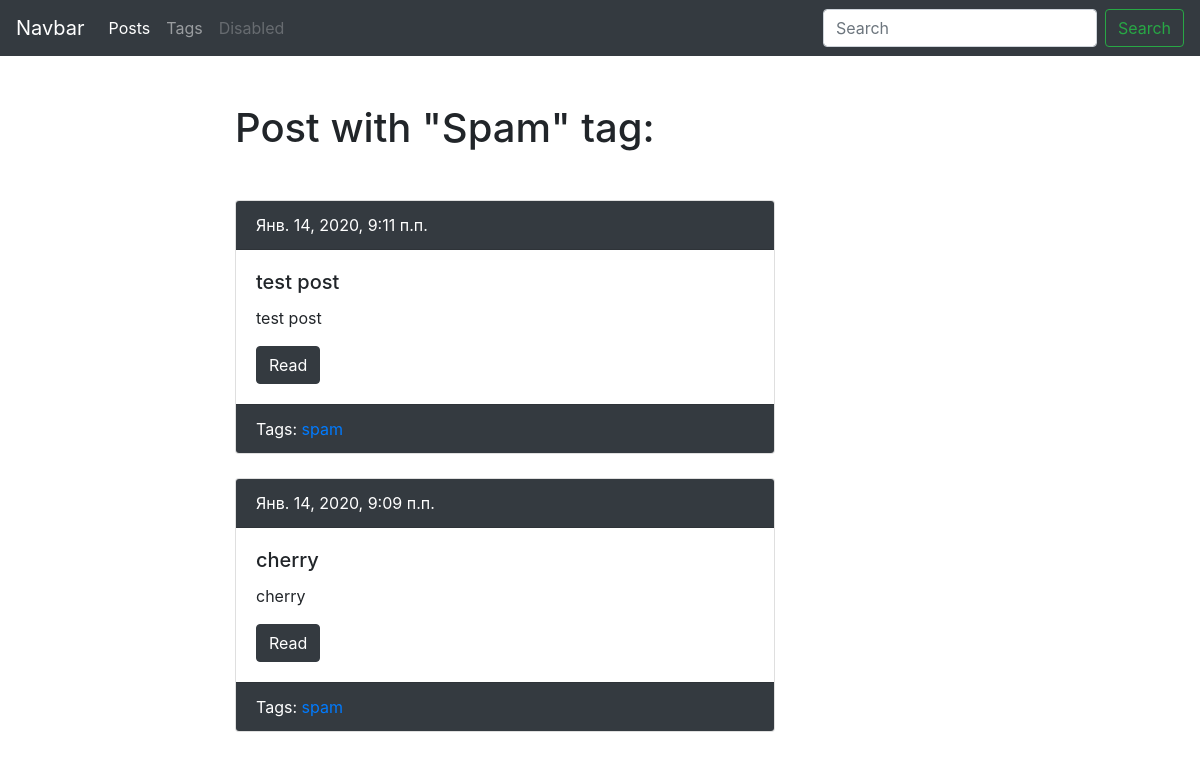
/blog/tag/spam/, run on an earlier commit of the app's database.
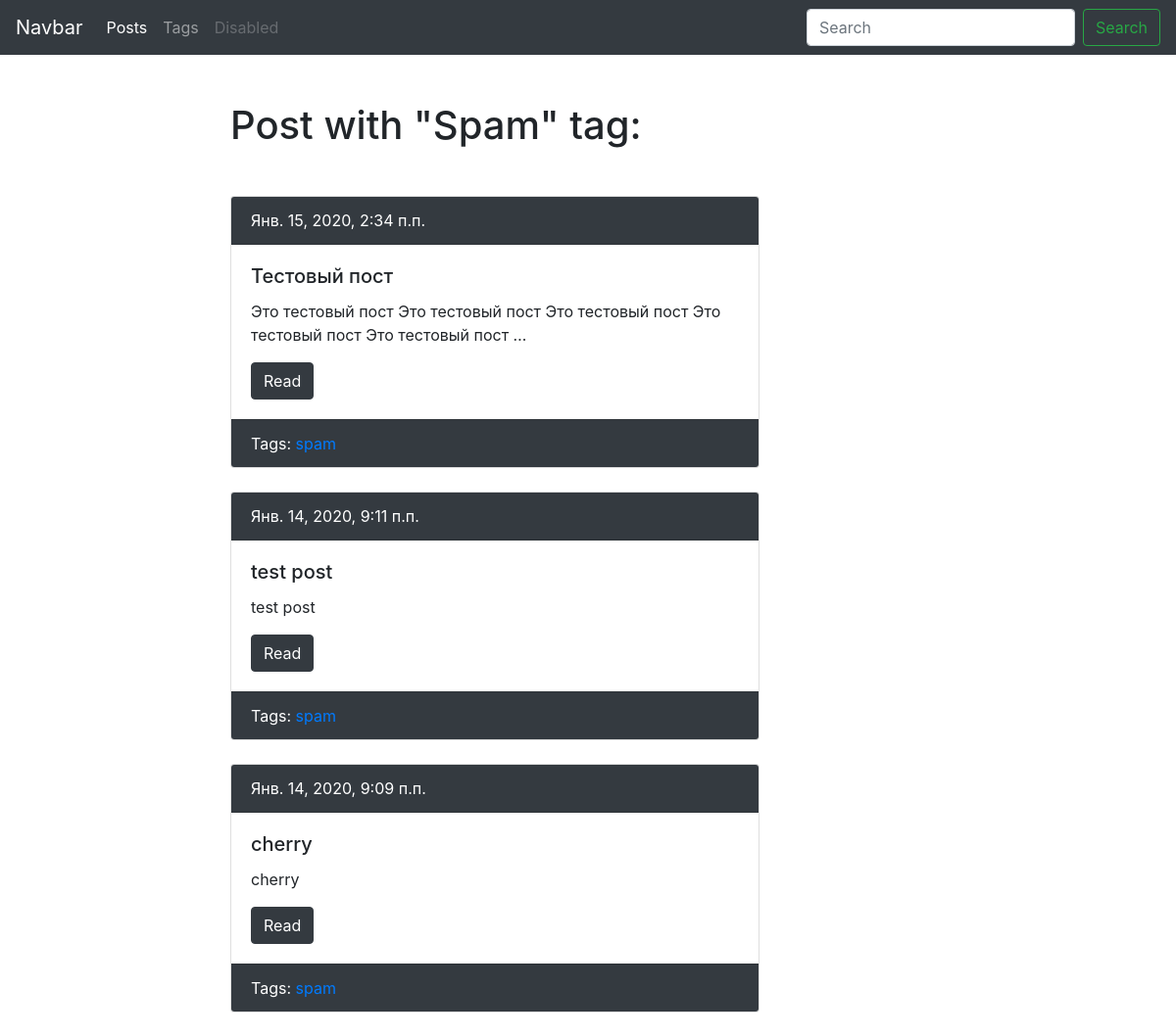
And on a later commit of the database.
### blog/models.py (models this page shows, shortened)
class Tag(models.Model):
    title = models.CharField('Тег', max_length=50)
    slug = models.SlugField('url', max_length=50, unique=True)
    published = models.BooleanField('Отображать?', default=True)
    def get_absolute_url(self):
        return reverse('blog:tag_detail_url', kwargs={'slug': self.slug})
    class Meta:
        ordering = ['title']
        verbose_name = 'Тег'
        verbose_name_plural = 'Теги'

class Post(models.Model):
    author = models.ForeignKey(
        User,
        verbose_name='Автор',
        on_delete=models.SET_NULL,
        null=True,
        blank=True
    )
    title = models.CharField('Заголовок', max_length=50, db_index=True)
    slug = models.SlugField('url', max_length=50, unique=True, blank=True)
    body = models.TextField('Тело', blank=True, db_index=True)
    pub_date = models.DateTimeField('Дата публикации', auto_now_add=True)
    category = models.ForeignKey(
        Category,
        verbose_name='Категория',
        on_delete=models.SET_NULL,
        null=True
    )
    tags = models.ManyToManyField('Tag', blank=True, related_name='posts', verbose_name='Тег')
    image = models.ImageField('Изображение', upload_to='post/', null=True, blank=True)
    published = models.BooleanField('Опубликовать?', default=True)
    viewed = models.PositiveIntegerField('Просмотернно', default=0)
    def get_absolute_url(self):
        return reverse('blog:post_detail_url', kwargs={'slug': self.slug})
    class Meta:
        ordering = ['-pub_date']
        verbose_name = 'Пост'
        verbose_name_plural = 'Посты'

### blog/views.py (the view)
# urls.py: path('tag/<str:slug>/', TagDetail.as_view(), name='tag_detail_url'),
class TagDetail(ObjectDetailMixin, View):
    model = Tag
    template = 'blog/tag_detail.html'

### blog/utils.py (called while the page is built)
    def get(self, request, slug):
        obj = get_object_or_404(self.model, slug__iexact=slug)
        context = {self.model.__name__.lower(): obj, 'admin_object': obj, 'detail': True}
        return render(request, self.template, context)

### blog/templates/blog/tag_detail.html (shortened to what this page needs)
{% extends 'blog/base_blog.html' %}
{% block content %}
    <h1 class="mb-5">Post with "{{ tag.title|title }}" tag:</h1>
    {% for post in tag.posts.all %}
        {% include 'blog/includes/post_card_template.html' %}
    {% endfor %}
{% endblock %}

### blog/templates/blog/base_blog.html (shortened to what this page needs)
{% extends 'base.html' %}

### templates/base.html (shortened to what this page needs)
{% load static %}
<!doctype html>
<html lang="en">
<head>
    <link rel="stylesheet" href="https://stackpath.bootstrapcdn.com/bootstrap/4.4.1/css/bootstrap.min.css"
>
    <link rel="stylesheet" href="{% static 'css/style.css' %}">
</head>
<body>
<nav class="navbar navbar-dark bg-dark avbar navbar-expand-lg navbar-light bg-light">
    <a class="navbar-brand" href="#">Navbar</a>
    <div class="collapse navbar-collapse" id="navbarSupportedContent">
        <ul class="navbar-nav mr-auto">
            <li class="nav-item active">
                <a class="nav-link" href="{% url 'blog:post_list_url' %}">Posts</a>
            </li>
            <li class="nav-item">
                <a class="nav-link" href="{% url 'blog:tag_list_url' %}">Tags</a>
            </li>
            <li class="nav-item">
                <a class="nav-link disabled" href="#" tabindex="-1" aria-disabled="true">Disabled</a>
            </li>
        </ul>
        <form class="form-inline my-2 my-lg-0" action="{% url 'blog:post_list_url' %}">
            <input class="form-control mr-sm-2" type="search" placeholder="Search" aria-label="Search" name="search">
            <button class="btn btn-outline-success my-2 my-sm-0" type="submit">Search</button>
        </form>
    </div>
</nav>
<div class="container mt-5">
    <div class="row">
        <div class="col-6 offset-md-2">
            {% block content %}{% endblock %}
        </div>
    </div>
</div>
</body>
</html>

### blog/templates/blog/includes/post_card_template.html
<div class="card mb-4">
    <div class="card-header bg-dark text-white">
        {{ post.pub_date }}
    </div>
    <div class="card-body">
        <h5 class="card-title">{{ post.title }}</h5>
        <p class="card-text">{{ post.body|truncatewords:15 }}</p>
        <a href="{{ post.get_absolute_url }}" class="btn btn-dark">Read</a>
    </div>
    <div class="card-footer text-white bg-dark">
        Tags:
        {% for tag in post.tags.all %}
            <a href="{{ tag.get_absolute_url }}">{{ tag.title }}</a>
        {% endfor %}
    </div>
</div>

What changed in the data, as far as the page shows it:
added Post: pub_date "Янв. 15, 2020, 2:34 п.п.", title "Тестовый пост", body "Это тестовый пост Это тестовый пост Это тестовый пост Это тестовый пост Это тестовый пост …", Tag (title "spam")
